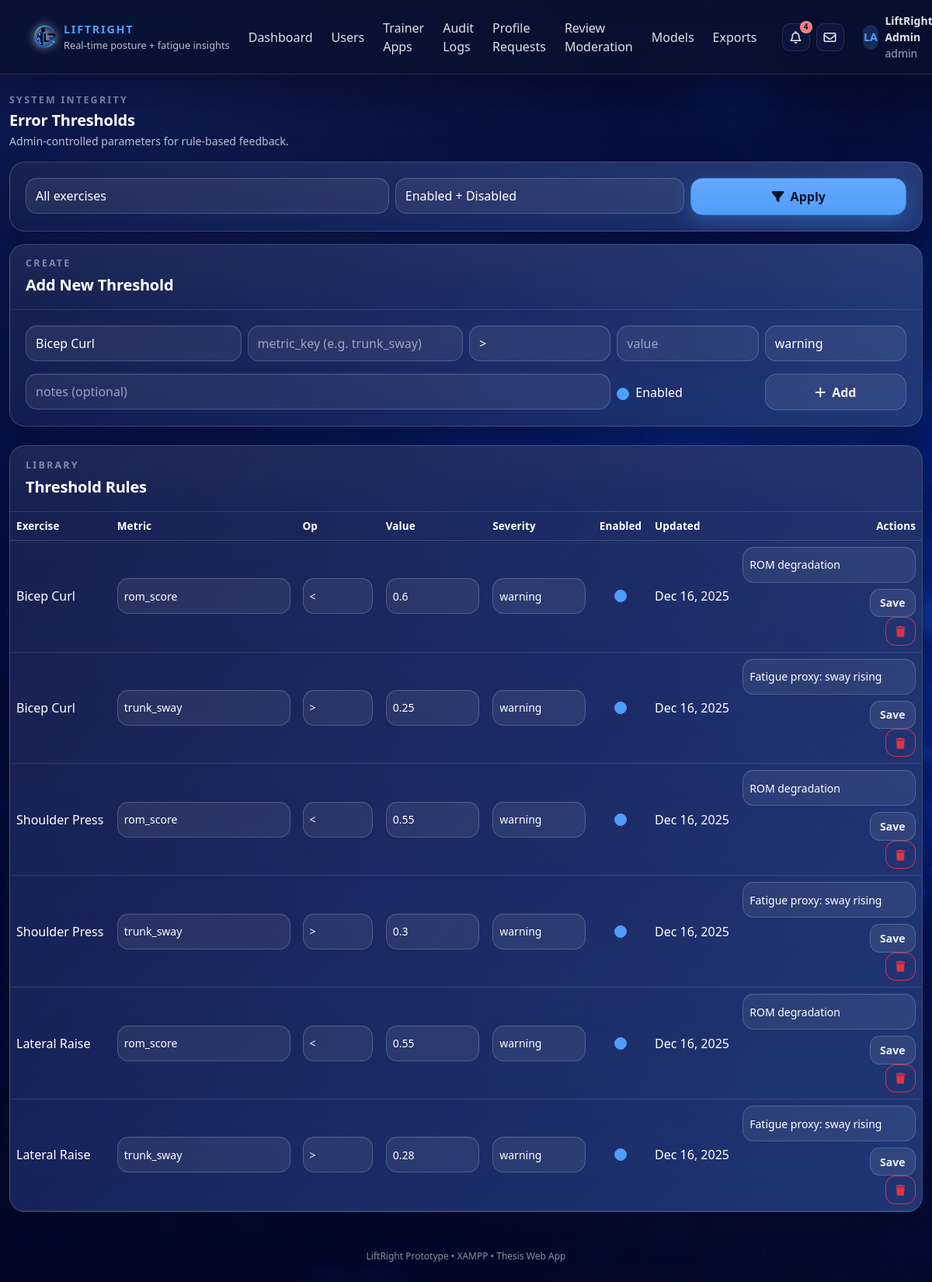
The app's page /web/admin/thresholds.php (signed in) with its own data.
### tables this page shows
CREATE TABLE `error_thresholds` (
  `threshold_id` int NOT NULL,
  `exercise_type` enum('bicep_curl','shoulder_press','lateral_raise') NOT NULL,
  `metric_key` varchar(80) NOT NULL,
  `compare_op` enum('>','>=','<','<=') NOT NULL DEFAULT '>',
  `metric_value` float NOT NULL,
  `severity` enum('info','warning','danger') NOT NULL DEFAULT 'warning',
  `enabled` tinyint(1) NOT NULL DEFAULT '1',
  `notes` varchar(255) DEFAULT NULL,
  `updated_at` timestamp NOT NULL DEFAULT CURRENT_TIMESTAMP ON UPDATE CURRENT_TIMESTAMP
);

### web/config/config.php (called while the page is built, shortened)
<?php
function h(string $s): string {
  return htmlspecialchars($s, ENT_QUOTES, 'UTF-8');
}

### web/admin/thresholds.php (the view, shortened to what this page needs)
<?php
require_once __DIR__ . '/../config/config.php';
function formatExercise(string $ex): string {
  return match($ex) {
    'shoulder_press' => 'Shoulder Press',
    'bicep_curl'     => 'Bicep Curl',
    'lateral_raise'  => 'Lateral Raise',
    default          => ucwords(str_replace('_',' ', $ex)),
  };
}
$sql = "
  SELECT threshold_id, exercise_type, metric_key, compare_op, metric_value, severity, enabled, notes, updated_at
  FROM error_thresholds
  WHERE 1=1
";
$sql .= " ORDER BY exercise_type ASC, metric_key ASC, compare_op ASC";
$stmt = $mysqli->prepare($sql);
$stmt->execute();
$res = $stmt->get_result();
require __DIR__ . '/../includes/head.php';
?>
<body>
<?php require __DIR__ . '/../includes/navbar.php'; ?>
<div class="lr-page-wrapper">
  <div class="container lr-main-container py-4">
    <div class="row mb-3">
      <div class="col-md-8">
        <div class="lr-section-title mb-1">System Integrity</div>
        <h1 class="lr-section-heading mb-1">Error Thresholds</h1>
        <p class="lr-stat-subtext mb-0">Admin-controlled parameters for rule-based feedback.</p>
      </div>
    </div>
    <div class="lr-card mb-3">
      <div class="lr-card-body">
        <form class="row g-2" method="GET">
          <div class="col-md-5">
            <select class="form-select" name="exercise">
              <option value="">All exercises</option>
            </select>
          </div>
          <div class="col-md-4">
            <select class="form-select" name="enabled">
              <option value="">Enabled + Disabled</option>
            </select>
          </div>
          <div class="col-md-3 d-grid">
            <button class="btn btn-primary" type="submit">
              <i class="fa-solid fa-filter me-2"></i>Apply
            </button>
          </div>
        </form>
      </div>
    </div>
    <div class="lr-card mb-4">
      <div class="lr-card-header">
        <div class="lr-section-title mb-1">Create</div>
        <div class="lr-section-heading mb-0">Add New Threshold</div>
      </div>
      <div class="lr-card-body">
        <form method="POST" class="row g-2">
          <div class="col-md-3">
            <select class="form-select" name="exercise_type" required>
              <option value="bicep_curl">Bicep Curl</option>
            </select>
          </div>
          <div class="col-md-3">
            <input class="form-control" name="metric_key" placeholder="metric_key (e.g. trunk_sway)" required>
          </div>
          <div class="col-md-2">
            <select class="form-select" name="compare_op">
              <option value=">">></option>
            </select>
          </div>
          <div class="col-md-2">
            <input class="form-control" name="metric_value" type="number" step="0.0001" placeholder="value" required>
          </div>
          <div class="col-md-2">
            <select class="form-select" name="severity">
              <option value="warning" selected>warning</option>
            </select>
          </div>
          <div class="col-md-8">
            <input class="form-control" name="notes" placeholder="notes (optional)">
          </div>
          <div class="col-md-2 d-flex align-items-center gap-2">
            <input class="form-check-input" type="checkbox" name="enabled" id="createEnabled" checked>
            <label class="form-check-label" for="createEnabled">Enabled</label>
          </div>
          <div class="col-md-2 d-grid">
            <button class="btn btn-outline-light" type="submit">
              <i class="fa-solid fa-plus me-2"></i>Add
            </button>
          </div>
        </form>
      </div>
    </div>
    <div class="lr-card">
      <div class="lr-card-header">
        <div class="lr-section-title mb-1">Library</div>
        <div class="lr-section-heading mb-0">Threshold Rules</div>
      </div>
      <div class="lr-card-body p-0">
        <div class="table-responsive">
          <table class="table table-hover align-middle mb-0 table-lr-dark">
            <thead>
              <tr>
                <th>Exercise</th>
                <th>Metric</th>
                <th>Op</th>
                <th>Value</th>
                <th>Severity</th>
                <th>Enabled</th>
                <th>Updated</th>
                <th class="text-end">Actions</th>
              </tr>
            </thead>
            <tbody>
            <?php if (count($rows) === 0): ?>
              <tr><td colspan="8" class="text-center py-4 lr-stat-subtext">No thresholds found.</td></tr>
            <?php else: ?>
              <?php foreach ($rows as $t): ?>
                <tr>
                  <td><?= h(formatExercise((string)$t['exercise_type'])) ?></td>
                  <td>
                    <form method="POST" class="d-flex gap-2 align-items-center">
                      <input class="form-control form-control-sm" name="metric_key" value="<?= h((string)$t['metric_key']) ?>" style="min-width: 170px;">
                  </td>
                  <td>
                      <select class="form-select form-select-sm" name="compare_op" style="width: 90px;">
                        <?php foreach (['>','>=','<','<='] as $op): ?>
                          <option value="<?= h($op) ?>" <?= ((string)$t['compare_op']===$op)?'selected':'' ?>><?= h($op) ?></option>
                        <?php endforeach; ?>
                      </select>
                  </td>
                  <td>
                      <input class="form-control form-control-sm" name="metric_value" type="number" step="0.0001"
                             value="<?= h((string)$t['metric_value']) ?>" style="width: 120px;">
                  </td>
                  <td>
                      <select class="form-select form-select-sm" name="severity" style="width: 120px;">
                        <?php foreach (['info','warning','danger'] as $sev): ?>
                          <option value="<?= h($sev) ?>" <?= ((string)$t['severity']===$sev)?'selected':'' ?>><?= h($sev) ?></option>
                        <?php endforeach; ?>
                      </select>
                  </td>
                  <td class="text-center">
                      <input class="form-check-input" type="checkbox" name="enabled" <?= ((int)$t['enabled']===1)?'checked':'' ?>>
                  </td>
                  <td><?= h(date("M d, Y", strtotime((string)$t['updated_at']))) ?></td>
                  <td class="text-end">
                      <input class="form-control form-control-sm mb-2" name="notes" value="<?= h((string)$t['notes']) ?>" placeholder="notes" style="min-width: 220px;">
                      <div class="d-flex justify-content-end gap-2">
                        <button class="btn btn-sm btn-outline-light" type="submit">Save</button>
                      </div>
                    <form method="POST" class="d-inline" onsubmit="return confirm('Delete this threshold?');">
                      <button class="btn btn-sm btn-outline-danger" type="submit">
                        <i class="fa-solid fa-trash"></i>
                      </button>
                    </form>
                  </td>
                </tr>
              <?php endforeach; ?>
            <?php endif; ?>
            </tbody>
          </table>
        </div>
      </div>
    </div>
  </div>
</div>
<?php require __DIR__ . '/../includes/footer.php'; ?>

### records on screen
error_thresholds: exercise_type "Bicep Curl", metric_key "rom_score", metric_value "0.6", enabled "☑", updated_at "Dec 16, 2025", notes "ROM degradation"
error_thresholds: exercise_type "Bicep Curl", metric_key "trunk_sway", metric_value "0.25", enabled "☑", updated_at "Dec 16, 2025", notes "Fatigue proxy: sway rising"
error_thresholds: exercise_type "Shoulder Press", metric_key "rom_score", metric_value "0.55", enabled "☑", updated_at "Dec 16, 2025", notes "ROM degradation"
error_thresholds: exercise_type "Shoulder Press", metric_key "trunk_sway", metric_value "0.3", enabled "☑", updated_at "Dec 16, 2025", notes "Fatigue proxy: sway rising"
error_thresholds: exercise_type "Lateral Raise", metric_key "rom_score", metric_value "0.55", enabled "☑", updated_at "Dec 16, 2025", notes "ROM degradation"
error_thresholds: exercise_type "Lateral Raise", metric_key "trunk_sway", metric_value "0.28", enabled "☑", updated_at "Dec 16, 2025", notes "Fatigue proxy: sway rising"

### other values on screen
$notif_unread "4"
initials((string)$full_name) "LA"
$full_name "LiftRight Admin"
$role "admin"
form field compare_op "<"
form field severity "warning"
form field compare_op ">"
